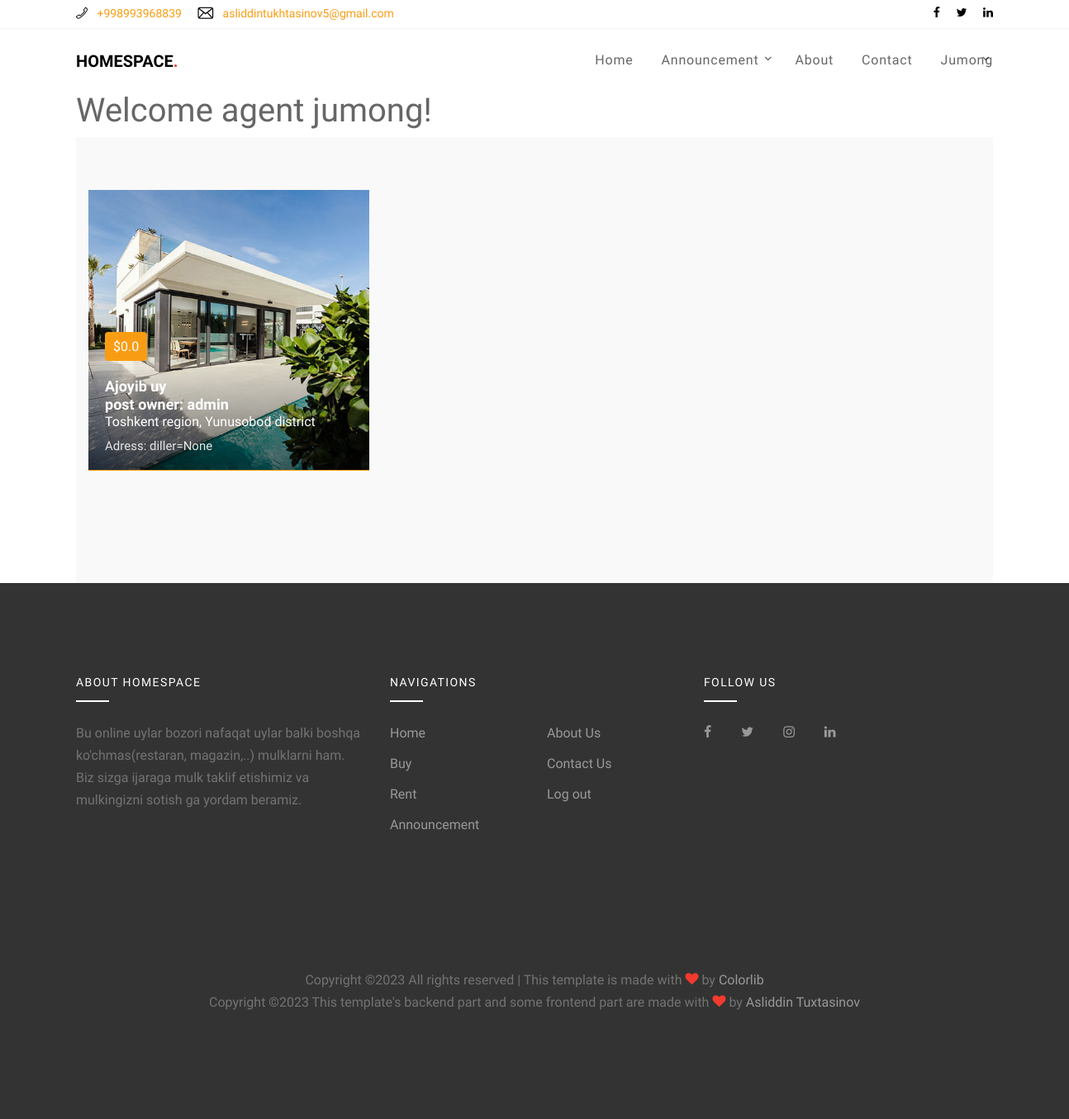
The page /user/announcment-to-be-published/ (signed in) on the database as committed earlier.
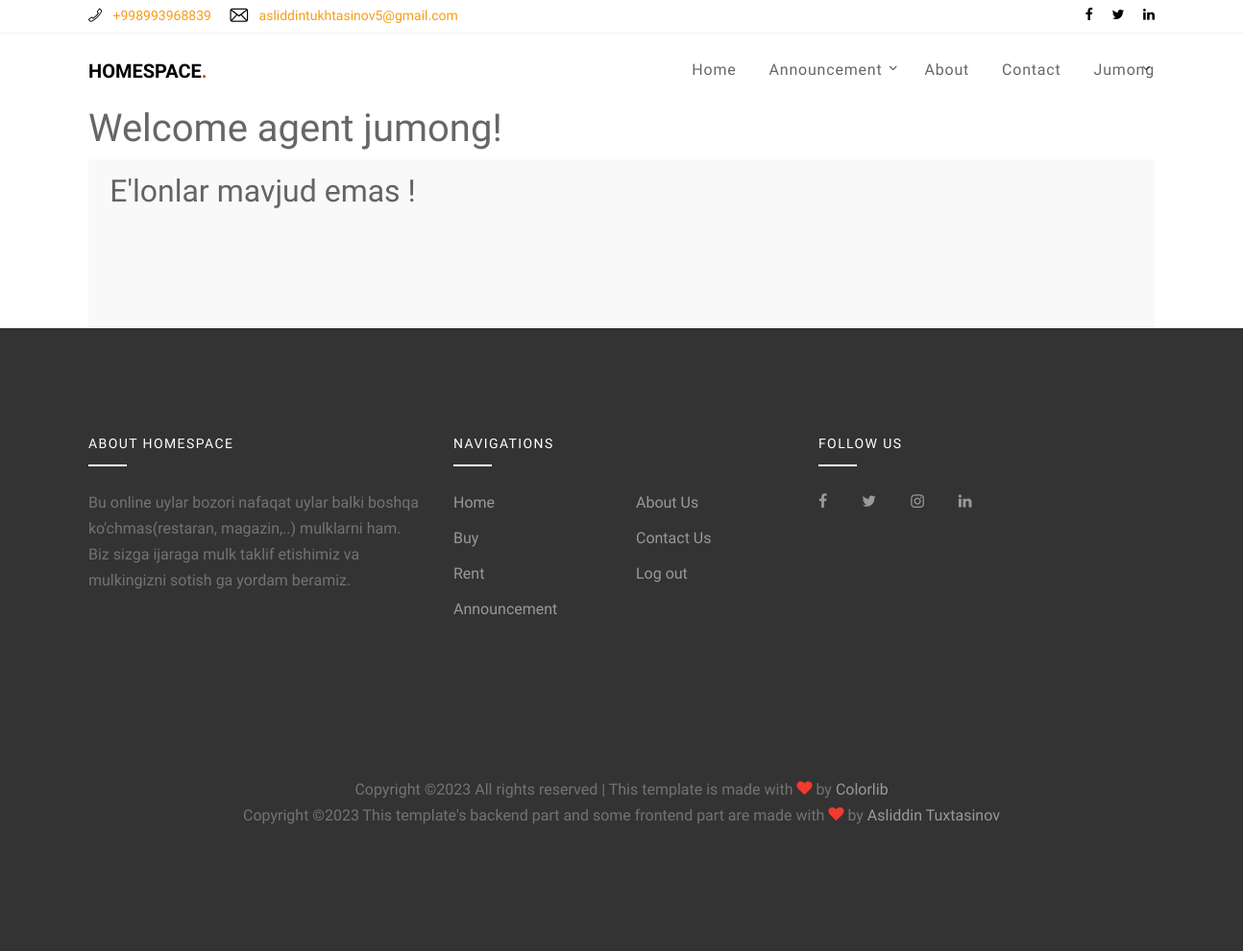
The same page on the database as committed later.
### announcement/models.py (models this page shows, shortened)
class Posts(models.Model):
    resturant = 'resturant';
    market = 'market';
    float = 'float';
    yard = 'yard'
    type = [(resturant, 'resturant'), (market, 'market'), (float, 'float'), (yard, 'yard')]
    sale = 'buy';
    rent = 'rent'
    type_status = [(sale, 'Buy'), (rent, 'Rent')]
    title = models.CharField(max_length=255, unique=True)
    home_type = models.CharField(max_length=20, choices=type, default=type[2][0])
    type = models.CharField(max_length=20, choices=type_status, default=type_status[0][0])
    price = models.FloatField('price ($)', default=0, blank=True, validators=[MinValueValidator(0)])
    year_build = models.PositiveIntegerField(default=0, blank=True, validators=[MinValueValidator(0)])
    more_info = models.TextField('more info', default="more info ...")
    area = models.FloatField('area (m.kv)', default=1)
    picture = models.ImageField(
        upload_to=f"announcement/%Y/%m/%d/announcement")
    picture2 = models.ImageField(
        upload_to=f"announcement/%Y/%m/%d/announcement")
    picture3 = models.ImageField(
        upload_to=f"announcement/%Y/%m/%d/announcement")
    beds = models.PositiveIntegerField(
        'badroom', validators=[MinValueValidator(1), MaxValueValidator(5)], default=1)
    baths = models.PositiveIntegerField(
        'batheroom', validators=[MinValueValidator(1), MaxValueValidator(5)], default=1)
    garages = models.PositiveIntegerField(
        'garages', validators=[MinValueValidator(0), MaxValueValidator(5)], default=1)
    tel_num = models.CharField("telefon number:", max_length=40, default="+998")
    region = models.ForeignKey(Regions, on_delete=models.CASCADE)
    district = models.ForeignKey(Districts, on_delete=models.CASCADE)
    adress = models.CharField(max_length=255, null=True)
    diller = models.ForeignKey(Agents, on_delete=models.SET_NULL, null=True)
    created_at = models.DateTimeField(auto_now_add=True)
    slug = models.SlugField(max_length=255, db_index=True, blank=True)
    owner = models.ForeignKey(User, on_delete=models.CASCADE)
    is_publish = models.BooleanField(default=False)
    is_send_mail = models.BooleanField(default=False)
    def get_absolute_url(self):
        kwargs = {'slug': self.slug}
        return reverse('post-detail', kwargs=kwargs)
    class Meta:
        ordering = ['-created_at']
        verbose_name_plural = 'Posts'
        verbose_name = 'Post'

class Regions(models.Model):
    region = models.CharField(max_length=150, unique=True)
    def __str__(self):
        return self.region
    class Meta:
        verbose_name_plural = 'Regions'
        verbose_name = 'Region'

class Districts(models.Model):
    region = models.ForeignKey(Regions, on_delete=models.CASCADE)
    district = models.CharField(max_length=150)
    def __str__(self):
        return self.district
    class Meta:
        verbose_name_plural = 'Districts'
        verbose_name = 'District'

### authusers/models.py (models this page shows)
class CustomUser(AbstractUser):
    email = models.EmailField(
        'email address', unique=True,
        error_messages={
            'unique': "A user with that email already exists.",},)
    is_agent = models.BooleanField('agent',default=False,help_text=('is agent?'),)
    create_date = models.DateTimeField(auto_now_add=True)

### authusers/views.py (the view)
# urls.py: path('announcment-to-be-published/', AnnouncmentToBePublishedView.as_view(), name='announcment_to_be_published'),
class AnnouncmentToBePublishedView(LoginRequiredMixin,ListView):
    model = Posts
    context_object_name = 'posts'
    template_name = 'profilePage/anouncment_for_admin.html'
    paginate_by = 4
    def get_queryset(self):
        client = self.request.user
        if client.is_authenticated:
            try:
                diller=Agents.objects.get(agent=client)
                queryset = self.model._default_manager.filter(diller=diller,is_publish=False)
            except:
                queryset = self.model._default_manager.none()
            return queryset
        return None

### templates/profilePage/anouncment_for_admin.html (shortened to what this page needs)
{% extends 'base.html' %}
{% load static %}
{% block content %}
<div class="container">
    {% if user.is_authenticated %}
        <div class="content-header">
            {% if user.is_agent %}
                <h1>Welcome agent {{user.username}}!</h1>
                <div class="site-section site-section-sm bg-light">
                    <div class="container">
                        {% include 'posts.html' %}
                    </div>
                </div>
            {% endif %}
        </div>
    {% else %}
        <h1>You are not login</h1>
    {% endif %}
</div>
{% endblock %}

### templates/posts.html (shortened to what this page needs)
{% load static %}
<div class="row mb-5">
  {% if posts %}
    {% for post in posts %}
      <div class="col-md-6 col-lg-4 mb-4">
        <a href="{{ post.get_absolute_url }}" class="prop-entry d-block">
          <figure>
            <img src="{{post.picture.url}}" alt="{{post.title}}" class="img-fluid">
          </figure>
          <div class="prop-text">
            <div class="inner">
              <span class="price rounded">${{post.price}}</span>
              <h3 class="title">{{ post.title }}</h3>
              <h5 class="title">post owner: {{ post.owner }}</h5>
              <h6 style="color:white;">{{ post.region }} region, {{ post.district }} district</h6>
              <p class="location">Adress: {{post.adress}}</p>
            </div>
          </div>
        </a>
      </div>
    {% endfor %}
  {% else %}
    <h2 style="margin-left:2%; margin-top:-4.5%;">E'lonlar mavjud emas !</h2>
  {% endif %}
</div>

Rows that differ between the two databases and show on the page:
no longer on this page (row edited): Posts: picture (picture), price "0.0", title "Ajoyib uy", owner "admin", region "Toshkent", district "Yunusobod", adress "diller=None"
Other text that changed with them:
text now shown: "E'lonlar mavjud emas !"
